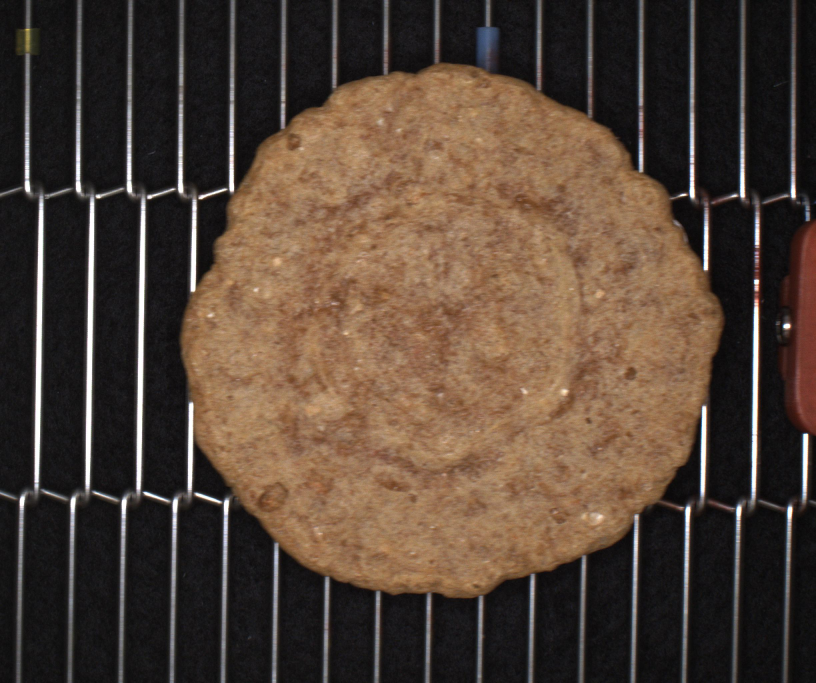
#> input picture kensyo_project/dataset/original_plain/ABURI/train/OK/0324-0_ABURI.jpg, 2448 x 2048 px (shown at 1/3 size)
$ python -i preprocess.py   (imports and definitions only)
#> lines starting #> are read from the running program, lines starting #| are printed output that depends on the picture
import os
import cv2
import matplotlib.pyplot as plt
import numpy as np

# [51 lines left out: function align_diff, not called in this run]

def normalize(image: np.ndarray):
    return cv2.normalize(image,None,0,255,cv2.NORM_MINMAX)

def resize(image: np.ndarray, size: tuple = (245,205)):
    return cv2.resize(image, size)

def crop(image: np.ndarray, h: int = 2000, w: int = 2000):
    H, W, _ = image.shape
    return image[(H-h)//2:(H+h)//2,(W-w)//2:(W+w)//2]

def resize_normalize(image: np.ndarray): # not used
    return normalize(resize(image))

def crop_resize_normalize(image: np.ndarray):
    return normalize(resize(crop(image),(224,224)))

def padding(image: np.ndarray, width: int = 50):
    return cv2.copyMakeBorder(image,width,width,width,width,cv2.BORDER_REPLICATE)

# [32 lines left out: functions resize_padding_align_diff_normalize, crop_resize_padding_align_diff_normalize, diff_dir, normalize_dir, not called in this run]


# [48 lines not run here, left out]

>>> import cv2
>>> picture = cv2.imread('kensyo_project/dataset/original_plain/ABURI/train/OK/0324-0_ABURI.jpg')
#> picture is the input picture: shape (2048, 2448, 3); mean B, G, R 54.5, 66.4, 82.8
>>> result = crop_resize_normalize(picture)
#> in crop, `return image[(H-h)//2:(H+h)//2,(W-w)//2:(W+w)//2]`:
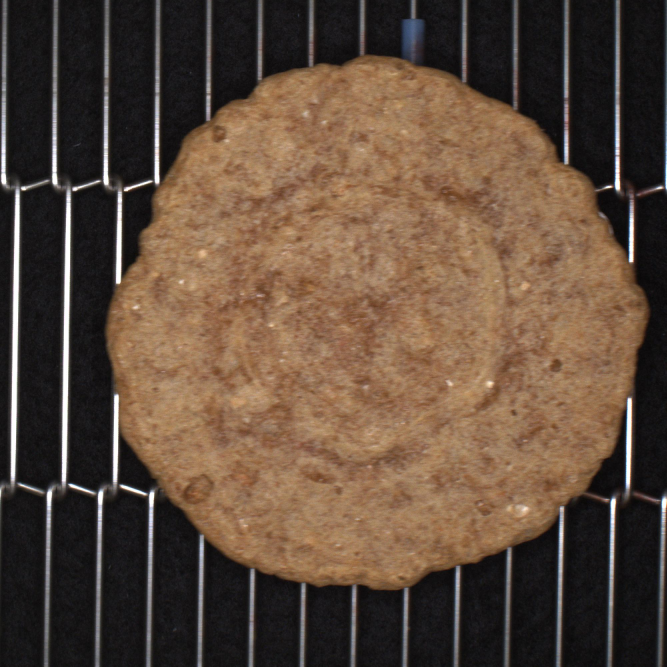
#> returned value: shape (2000, 2000, 3) (shown at 1/3 size); mean of channels 0, 1, 2 59.5, 74.4, 94; drawn as B, G, R
#> in resize, `return cv2.resize(image, size)`:
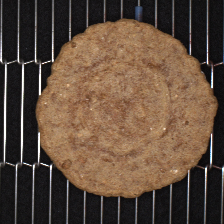
#> returned value: shape (224, 224, 3); mean of channels 0, 1, 2 59.3, 74.3, 93.8; drawn as B, G, R

$ run again, on kensyo_project/dataset/original_plain/ABURI/train/OK/0324-13_ABURI.jpg
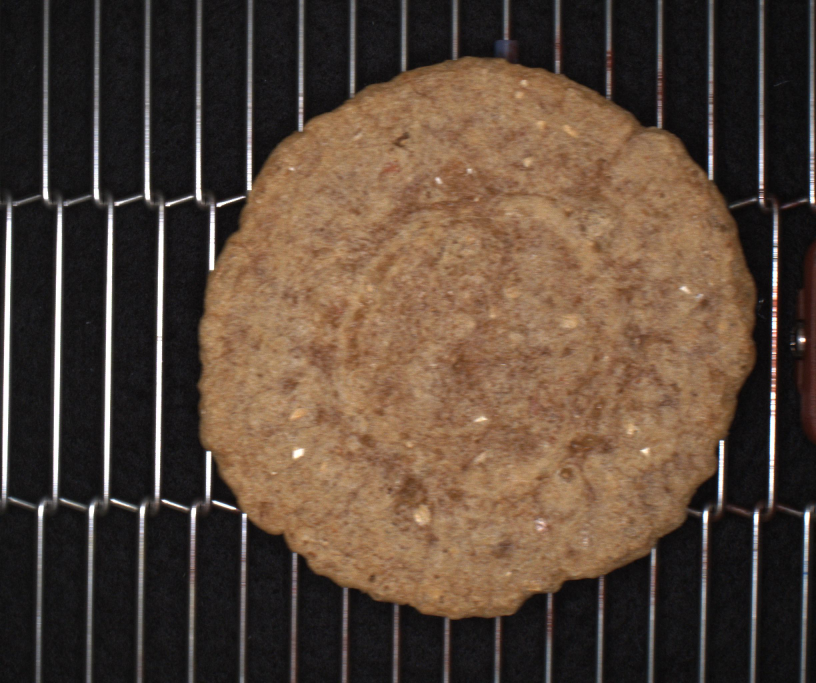
#> input picture kensyo_project/dataset/original_plain/ABURI/train/OK/0324-13_ABURI.jpg, 2448 x 2048 px (shown at 1/3 size)
#> picture is the input picture: shape (2048, 2448, 3); mean B, G, R 56.2, 69.5, 86.9
#> in crop, `return image[(H-h)//2:(H+h)//2,(W-w)//2:(W+w)//2]`:
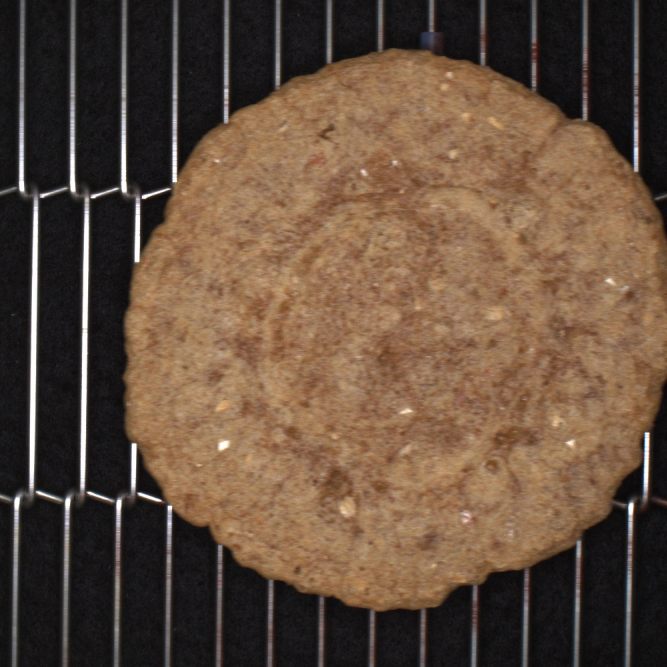
#> returned value: shape (2000, 2000, 3) (shown at 1/3 size); mean of channels 0, 1, 2 60.9, 77.6, 98.7; drawn as B, G, R
#> in resize, `return cv2.resize(image, size)`:
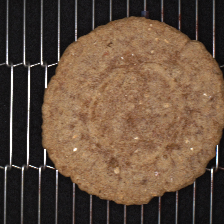
#> returned value: shape (224, 224, 3); mean of channels 0, 1, 2 60.8, 77.5, 98.7; drawn as B, G, R

$ run again, on kensyo_project/dataset/original_plain/ABURI/train/OK/0324-14_ABURI.jpg
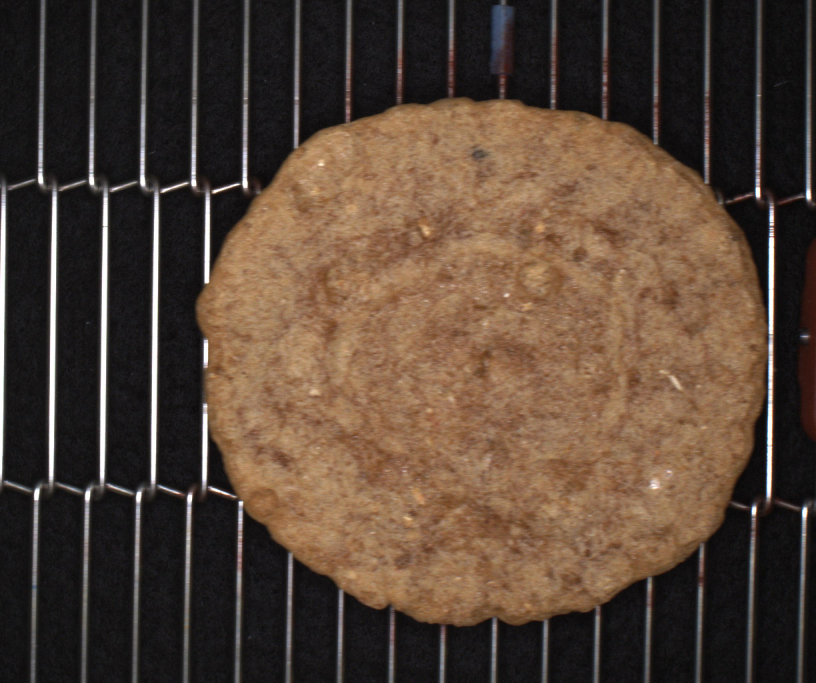
#> input picture kensyo_project/dataset/original_plain/ABURI/train/OK/0324-14_ABURI.jpg, 2448 x 2048 px (shown at 1/3 size)
#> picture is the input picture: shape (2048, 2448, 3); mean B, G, R 54.5, 67.6, 85.3
#> in crop, `return image[(H-h)//2:(H+h)//2,(W-w)//2:(W+w)//2]`:
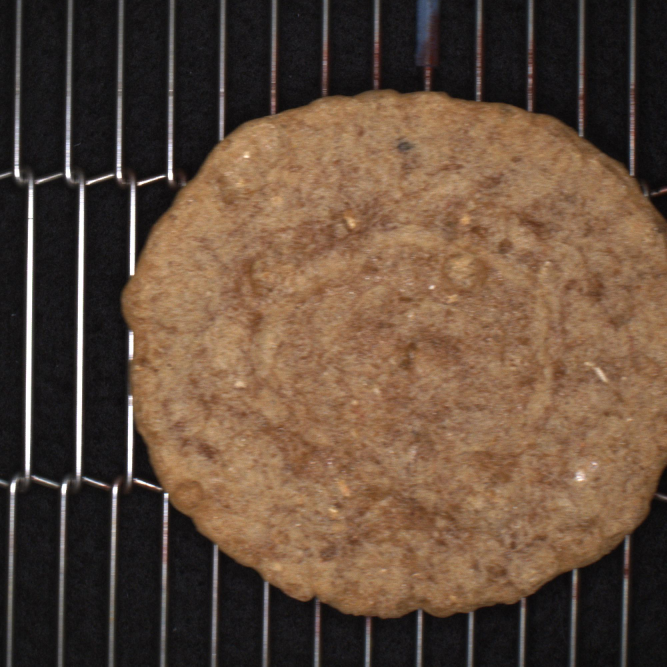
#> returned value: shape (2000, 2000, 3) (shown at 1/3 size); mean of channels 0, 1, 2 59.1, 75.3, 96.6; drawn as B, G, R
#> in resize, `return cv2.resize(image, size)`:
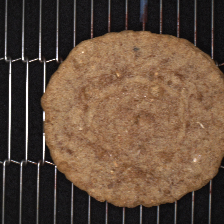
#> returned value: shape (224, 224, 3); mean of channels 0, 1, 2 59, 75.2, 96.5; drawn as B, G, R

$ run again, on kensyo_project/dataset/original_plain/ABURI/train/OK/0324-15_ABURI.jpg
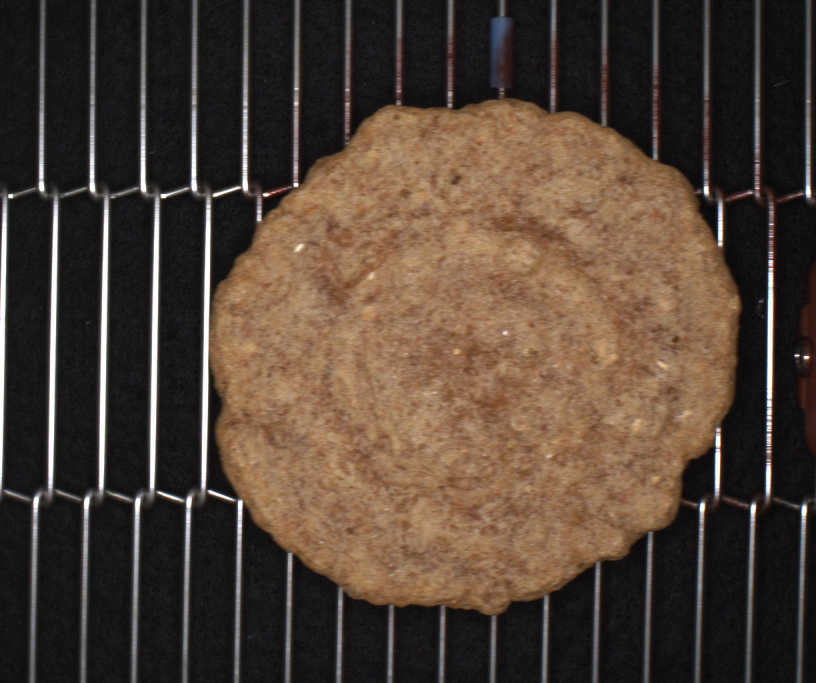
#> input picture kensyo_project/dataset/original_plain/ABURI/train/OK/0324-15_ABURI.jpg, 2448 x 2048 px (shown at 1/3 size)
#> picture is the input picture: shape (2048, 2448, 3); mean B, G, R 53.8, 65.2, 80.9
#> in crop, `return image[(H-h)//2:(H+h)//2,(W-w)//2:(W+w)//2]`:
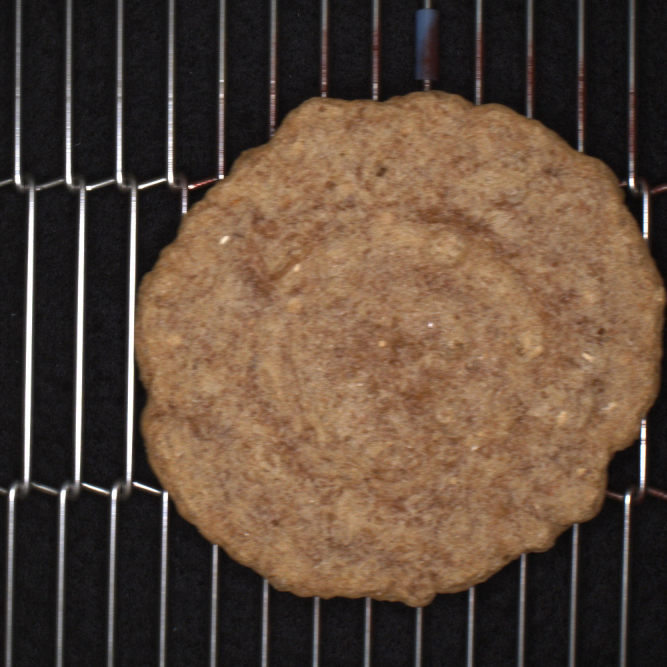
#> returned value: shape (2000, 2000, 3) (shown at 1/3 size); mean of channels 0, 1, 2 58.4, 72.8, 91.9; drawn as B, G, R
#> in resize, `return cv2.resize(image, size)`:
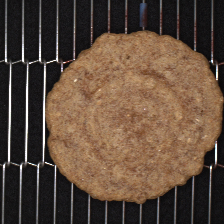
#> returned value: shape (224, 224, 3); mean of channels 0, 1, 2 58.4, 72.8, 91.9; drawn as B, G, R
